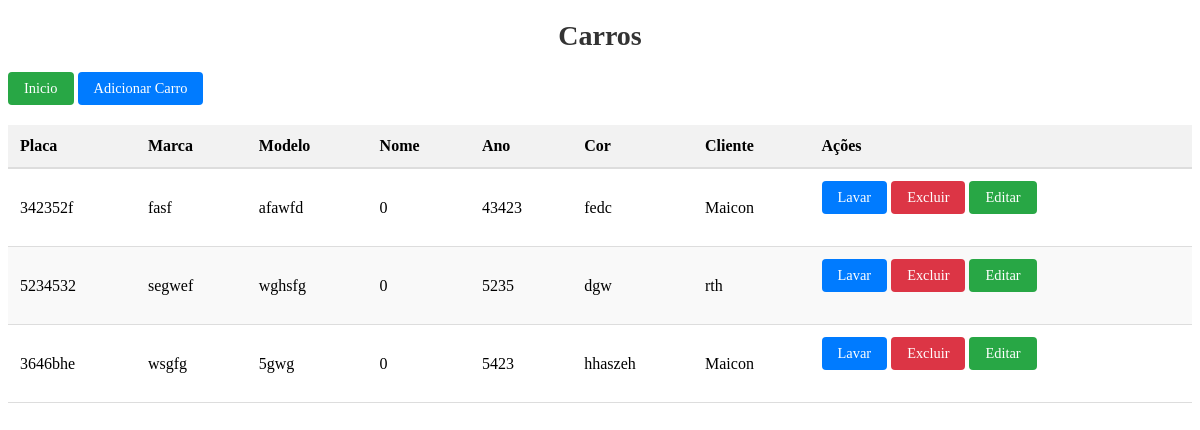
The page /carros/ (signed in) on the database as committed earlier.
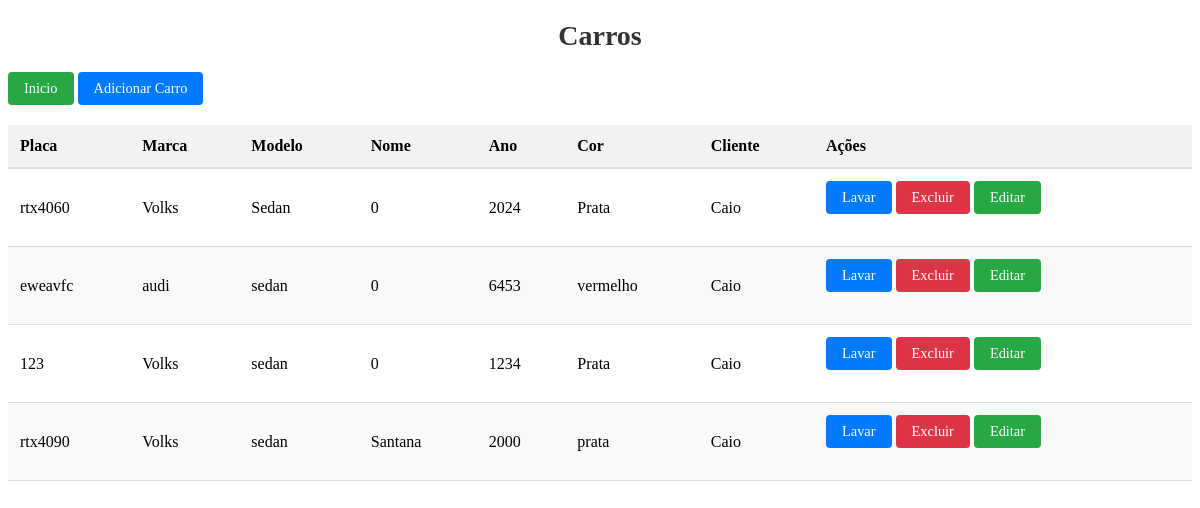
The same page on the database as committed later.
### carro/models.py (models this page shows, shortened)
class Carro(models.Model):
    user = models.ForeignKey(User, on_delete=models.CASCADE, related_name='carros')
    cliente = models.ForeignKey(Cliente, on_delete=models.CASCADE, related_name='carros')
    nome = models.CharField(max_length=100, blank=True)
    marca = models.CharField(max_length=100)
    modelo = models.CharField(max_length=100)
    ano = models.IntegerField()
    cor = models.CharField(max_length=50)
    placa = models.CharField(max_length=10, unique=True)

### cliente/models.py (models this page shows, shortened)
class Cliente(models.Model):
    user = models.ForeignKey(User, on_delete=models.CASCADE, related_name='clientes')
    nome = models.CharField(max_length=255)
    cpf = models.CharField(max_length=11, unique=True)
    telefone = models.CharField(max_length=15)
    endereco = models.CharField(max_length=255)

### carro/views.py (the view)
# urls.py: path('', views.listar_carro, name='listar_carro'),
@login_required
def listar_carro(request):
    carros = Carro.objects.filter(user=request.user)
    return render(request, 'listar_carro.html', {'carros': carros})

### carro/templates/listar_carro.html (shortened to what this page needs)
<!DOCTYPE html>
<html lang="en">
<head>
    {% load static %}
    <link rel="stylesheet" href="{% static 'css/listar_carro.css' %}">
</head>
<body>
    <h1>Carros</h1>
    <a href="{% url 'plataforma' %}" class="btn-acao editar">Inicio</a>
    <a href="{% url 'adicionar_carro' %}" class="btn-acao aprovar">Adicionar Carro</a>
    <table>
        <thead>
            <tr>
                <th>Placa</th>
                <th>Marca</th>
                <th>Modelo</th>
                <th>Nome</th>
                <th>Ano</th>
                <th>Cor</th>
                <th>Cliente</th>
                <th>Ações</th>
            </tr>
        </thead>
        <tbody>
            {% for carro in carros %}
            <tr>
                <td>{{ carro.placa }}</td>
                <td>{{ carro.marca }}</td>
                <td>{{ carro.modelo }}</td>
                <td>{{ carro.nome }}</td>
                <td>{{ carro.ano }}</td>
                <td>{{ carro.cor }}</td>
                <td>{{ carro.cliente.nome }}</td>
                <td>
                    <a href="{% url 'adicionar_lavagem' carro.id %}" class="btn-acao aprovar ">Lavar</a>
                    <a href="{% url 'excluir_carro' carro.id %}" class="btn-acao excluir">Excluir</a>
                    <a href="{% url 'editar_carro' carro.id %}" class="btn-acao editar">Editar</a>
                </td>
            </tr>
            {% endfor %}
        </tbody>
    </table>
</body>
</html>

Rows that differ between the two databases and show on the page:
changed Carro: placa "342352f" → "rtx4060"; marca "fasf" → "Volks"; modelo "afawfd" → "Sedan"; ano "43423" → "2024"; cor "fedc" → "Prata"; cliente.nome "Maicon" → "Caio"
changed Carro: placa "5234532" → "eweavfc"; marca "segwef" → "audi"; modelo "wghsfg" → "sedan"; ano "5235" → "6453"; cor "dgw" → "vermelho"; cliente.nome "rth" → "Caio"
changed Carro (number 3 of 4 on the later page): placa "3646bhe" → "123"; marca "wsgfg" → "Volks"; modelo "5gwg" → "sedan"; ano "5423" → "1234"; cor "hhaszeh" → "Prata"; cliente.nome "Maicon" → "Caio"
added Carro: placa "rtx4090", marca "Volks", modelo "sedan", nome "Santana", ano "2000", cor "prata", cliente.nome "Caio"
